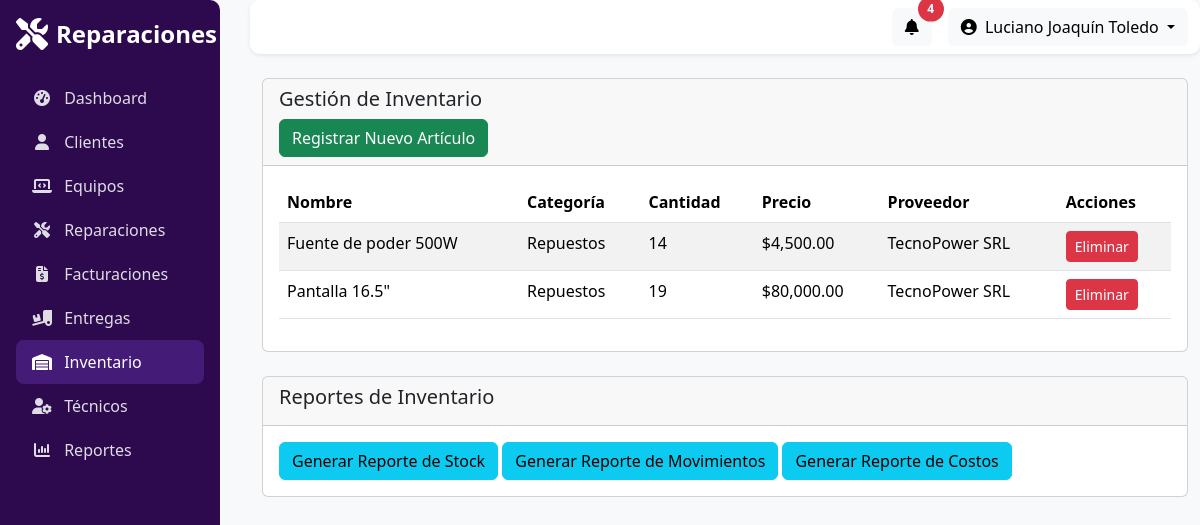
The app's page /gestion_respuestos.php (signed in) with its own data.
### tables this page shows
CREATE TABLE `articulos` (
  `id` int(11) NOT NULL,
  `nombre` varchar(100) NOT NULL,
  `categoria` varchar(100) NOT NULL,
  `cantidad` int(11) NOT NULL,
  `precio` decimal(10,2) NOT NULL,
  `proveedor` varchar(100) NOT NULL,
  `ubicacion` varchar(100) NOT NULL,
  `fecha_ingreso` date NOT NULL,
  `creado_en` timestamp NOT NULL DEFAULT current_timestamp()
);

### gestion_respuestos.php (the view, shortened to what this page needs)
<!DOCTYPE html>
<html lang="es">
<head>
    <link href="https://cdn.jsdelivr.net/npm/bootstrap@5.3.3/dist/css/bootstrap.min.css" rel="stylesheet">
    <link href="https://cdnjs.cloudflare.com/ajax/libs/font-awesome/6.5.0/css/all.min.css" rel="stylesheet">
    <link rel="stylesheet" href="css/estilos.css">
</head>
<body>
    <div class="d-flex" id="layout-wrapper">
        <aside id="sidebar" class="sidebar d-flex flex-column p-3">
            <a href="#" class="sidebar-brand mb-4 text-decoration-none d-flex align-items-center">
                <i class="fa-solid fa-screwdriver-wrench fa-2x me-2"></i>
                <span class="fs-4 fw-bold text-white">Reparaciones</span>
            </a>
             <ul class="nav nav-pills flex-column mb-auto">
                <li class="nav-item">
                    <a href="dashboard.php" class="nav-link">
                        <i class="fa-solid fa-gauge-high me-2"></i>
                        Dashboard
                    </a>
                </li>
                <li class="nav-item">
                    <a href="./gestion_clientes.php" class="nav-link">
                        <i class="fa-solid fa-user me-2"></i>
                        Clientes
                    </a>
                </li>
                <li class="nav-item">
                    <a href="./gestion_equipos.php" class="nav-link">
                        <i class="fa-solid fa-laptop-code me-2"></i>
                        Equipos
                    </a>
                </li>
                <li class="nav-item">
                    <a href="./gestion_reparaciones.php" class="nav-link">
                        <i class="fa-solid fa-screwdriver-wrench me-2"></i>
                        Reparaciones
                    </a>
                </li>
                <li class="nav-item">
                    <a href="./gestion_facturacion.php" class="nav-link">
                        <i class="fa-solid fa-file-invoice-dollar me-2"></i>
                        Facturaciones
                    </a>
                </li>
                <li class="nav-item">
                    <a href="./gestion_entrega.php" class="nav-link">
                        <i class="fa-solid fa-truck-ramp-box me-2"></i>
                        Entregas
                    </a>
                </li>
                <li class="nav-item">
                    <a href="./gestion_respuestos.php" class="nav-link active">
                        <i class="fa-solid fa-warehouse me-2"></i>
                        Inventario
                    </a>
                </li>
                <li class="nav-item">
                    <a href="./gestion_tecnicos.php" class="nav-link">
                        <i class="fa-solid fa-user-gear me-2"></i>
                        Técnicos
                    </a>
                </li>
                <li class="nav-item">
                    <a href="./gestion_reportes.php" class="nav-link">
                        <i class="fa-solid fa-chart-column me-2"></i>
                        Reportes
                    </a>
                </li>
            </ul>
        </aside>
        <div class="flex-grow-1" style="margin-left: 250px;">
            <nav class="navbar navbar-expand-lg navbar-light bg-white shadow-sm sticky-top">
                <div class="container-fluid">
                    <div class="ms-auto d-flex align-items-center">
                        <button class="btn btn-light position-relative me-3">
                            <i class="fa-solid fa-bell"></i>
                            <span
                                class="position-absolute top-0 start-100 translate-middle badge rounded-pill bg-danger">4</span>
                        </button>
                         <div class="dropdown">
                            <a class="btn btn-light dropdown-toggle" href="#" id="userMenu" data-bs-toggle="dropdown">
                                <i class="fa-solid fa-circle-user me-1"></i>
                                <?= isset($_SESSION['usuario_nombre']) ? htmlspecialchars($_SESSION['usuario_nombre']) : 'Invitado'; ?>
                            </a>
                        </div>
                    </div>
                </div>
            </nav>
            <main class="container-fluid py-4">
                <div class="row g-4">
                    <div class="col-md-12">
                        <div class="card">
                            <div class="card-header">
                                <h5>Gestión de Inventario</h5>
                                <button class="btn btn-success" data-bs-toggle="modal"
                                    data-bs-target="#modalRegistrarArticulo">Registrar Nuevo Artículo</button>
                            </div>
                            <div class="card-body">
                                <table class="table table-striped" id="tablaInventario">
                                    <thead>
                                        <tr>
                                            <th>Nombre</th>
                                            <th>Categoría</th>
                                            <th>Cantidad</th>
                                            <th>Precio</th>
                                            <th>Proveedor</th>
                                            <th>Acciones</th>
                                        </tr>
                                    </thead>
                                    <tbody>
                                        <?php
                                        include 'includes/config.php';
                                        $sql = "SELECT id, nombre, categoria, cantidad, precio, proveedor FROM articulos";
                                        $result = $conn->query($sql);
                                        if ($result->num_rows > 0):
                                            while ($row = $result->fetch_assoc()):
                                                ?>
                                                <tr>
                                                    <td><?= htmlspecialchars($row['nombre']) ?></td>
                                                    <td><?= htmlspecialchars($row['categoria']) ?></td>
                                                    <td><?= $row['cantidad'] ?></td>
                                                    <td>$<?= number_format($row['precio'], 2, '.', ',') ?></td>
                                                    <td><?= htmlspecialchars($row['proveedor']) ?></td>
                                                    <td>
                                                        <button class="btn btn-danger btn-sm"
                                                            onclick="eliminarArticulo(<?= $row['id'] ?>)">Eliminar</button>
                                                    </td>
                                                </tr>
                                                <?php
                                            endwhile;
                                        else:
                                            ?>
                                            <tr>
                                                <td colspan="6" class="text-center">No hay artículos registrados.</td>
                                            </tr>
                                        <?php endif; ?>
                                    </tbody>
                                </table>
                            </div>
                        </div>
                    </div>
                </div>
                <div class="card mt-4">
                    <div class="card-header">
                        <h5>Reportes de Inventario</h5>
                    </div>
                    <div class="card-body">
                        <button class="btn btn-info" onclick="generarReporteStock()">Generar Reporte de Stock</button>
                        <button class="btn btn-info" onclick="generarReporteMovimientos()">Generar Reporte de
                            Movimientos</button>
                        <button class="btn btn-info" onclick="generarReporteCostos()">Generar Reporte de Costos</button>
                    </div>
                </div>
            </main>
        </div>
    </div>
</body>
</html>

### css/estilos.css (style rules this page uses)
:root { --violet-primary: #2c0a4d; --violet-hover: #381362; --violet-active: #451b78; --link-color: #e0dce6; }
.sidebar { background-color: var(--violet-primary); width: 220px; min-height: 100vh; position: fixed; top: 0; left: 0; border-radius: 0 10px 10px 0; transition: background-color 0.3s ease; overflow: hidden; }
.sidebar-brand i { color: #fff; }
.sidebar-brand span { color: #fff; }
.sidebar .nav-link { color: var(--link-color); padding: 10px 16px; border-radius: 8px; font-weight: 500; transition: background-color 0.3s ease, color 0.3s ease; }
.sidebar .nav-link i { width: 20px; text-align: center; }
.sidebar .nav-link.active { background-color: var(--violet-active); color: #fff; }
body { font-family: 'Segoe UI', sans-serif; background-color: #f8f9fa; }
.navbar { border-radius: 10px; box-shadow: 0px 4px 10px rgba(0,0,0,0.1); }
.btn-light { transition: background-color 0.3s ease, color 0.3s ease; }
.position-relative .badge { font-size: 0.75rem; padding: 0.4rem 0.6rem; }
:root { --violet-light: rgba(44, 10, 77, 0.8); --violet-dark: #2c0a4d; }

### records on screen
articulos: nombre "Fuente de poder 500W", categoria "Repuestos", cantidad "14", precio "4,500.00", proveedor "TecnoPower SRL"
articulos: nombre "Pantalla 16.5\"", categoria "Repuestos", cantidad "19", precio "80,000.00", proveedor "TecnoPower SRL"

### other values on screen
$_SESSION['usuario_nombre'] "Luciano Joaquín Toledo"
